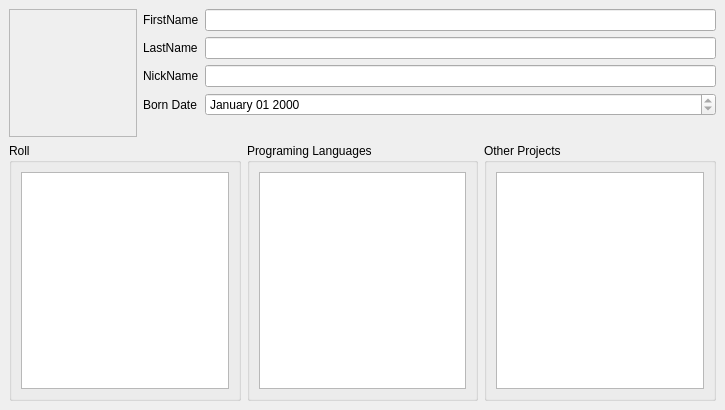
<?xml version="1.0" encoding="UTF-8"?>
<ui version="4.0">
 <class>AuthorWidget</class>
 <widget class="QWidget" name="AuthorWidget">
  <property name="geometry">
   <rect>
    <x>0</x>
    <y>0</y>
    <width>725</width>
    <height>410</height>
   </rect>
  </property>
  <property name="windowTitle">
   <string>AuthorWidget</string>
  </property>
  <layout class="QVBoxLayout" name="verticalLayout">
   <property name="spacing">
    <number>1</number>
   </property>
   <property name="margin">
    <number>0</number>
   </property>
   <item>
    <widget class="QStackedWidget" name="stackedWidget">
     <property name="currentIndex">
      <number>0</number>
     </property>
     <widget class="QWidget" name="basic_page">
      <layout class="QVBoxLayout" name="verticalLayout_2">
       <item>
        <layout class="QHBoxLayout" name="horizontalLayout">
         <item>
          <widget class="QFrame" name="avatar_frame">
           <property name="minimumSize">
            <size>
             <width>128</width>
             <height>128</height>
            </size>
           </property>
           <property name="maximumSize">
            <size>
             <width>128</width>
             <height>128</height>
            </size>
           </property>
           <property name="frameShape">
            <enum>QFrame::StyledPanel</enum>
           </property>
           <property name="frameShadow">
            <enum>QFrame::Raised</enum>
           </property>
           <layout class="QVBoxLayout" name="verticalLayout_6"/>
          </widget>
         </item>
         <item>
          <layout class="QFormLayout" name="formLayout">
           <property name="fieldGrowthPolicy">
            <enum>QFormLayout::AllNonFixedFieldsGrow</enum>
           </property>
           <item row="0" column="0">
            <widget class="QLabel" name="first_name_label">
             <property name="text">
              <string>FirstName</string>
             </property>
            </widget>
           </item>
           <item row="0" column="1">
            <widget class="QLineEdit" name="first_name_line">
             <property name="readOnly">
              <bool>true</bool>
             </property>
            </widget>
           </item>
           <item row="1" column="0">
            <widget class="QLabel" name="last_name_label">
             <property name="text">
              <string>LastName</string>
             </property>
            </widget>
           </item>
           <item row="1" column="1">
            <widget class="QLineEdit" name="last_name_line">
             <property name="readOnly">
              <bool>true</bool>
             </property>
            </widget>
           </item>
           <item row="2" column="0">
            <widget class="QLabel" name="nick_name_label">
             <property name="text">
              <string>NickName</string>
             </property>
            </widget>
           </item>
           <item row="2" column="1">
            <widget class="QLineEdit" name="nick_name_line">
             <property name="readOnly">
              <bool>true</bool>
             </property>
            </widget>
           </item>
           <item row="3" column="0">
            <widget class="QLabel" name="born_date_label">
             <property name="text">
              <string>Born Date</string>
             </property>
            </widget>
           </item>
           <item row="3" column="1">
            <widget class="QDateEdit" name="born_date_edit">
             <property name="readOnly">
              <bool>true</bool>
             </property>
             <property name="displayFormat">
              <string>MMMM dd yyyy</string>
             </property>
             <property name="calendarPopup">
              <bool>false</bool>
             </property>
            </widget>
           </item>
          </layout>
         </item>
        </layout>
       </item>
       <item>
        <layout class="QHBoxLayout" name="horizontalLayout_2">
         <item>
          <widget class="QGroupBox" name="groupBox">
           <property name="title">
            <string>Roll</string>
           </property>
           <layout class="QHBoxLayout" name="horizontalLayout_3">
            <item>
             <widget class="QListWidget" name="rolls_list"/>
            </item>
           </layout>
          </widget>
         </item>
         <item>
          <widget class="QGroupBox" name="groupBox_2">
           <property name="title">
            <string>Programing Languages</string>
           </property>
           <layout class="QHBoxLayout" name="horizontalLayout_4">
            <item>
             <widget class="QListWidget" name="programing_languages_list"/>
            </item>
           </layout>
          </widget>
         </item>
         <item>
          <widget class="QGroupBox" name="groupBox_3">
           <property name="title">
            <string>Other Projects</string>
           </property>
           <layout class="QHBoxLayout" name="horizontalLayout_5">
            <item>
             <widget class="QListWidget" name="projects_list"/>
            </item>
           </layout>
          </widget>
         </item>
        </layout>
       </item>
      </layout>
     </widget>
     <widget class="QWidget" name="contact_page">
      <layout class="QVBoxLayout" name="verticalLayout_3">
       <item>
        <widget class="QGroupBox" name="contact_box">
         <property name="title">
          <string>Contact</string>
         </property>
         <layout class="QFormLayout" name="formLayout_2">
          <property name="fieldGrowthPolicy">
           <enum>QFormLayout::AllNonFixedFieldsGrow</enum>
          </property>
          <item row="0" column="0">
           <widget class="QLabel" name="home_page_label">
            <property name="text">
             <string>Home Page</string>
            </property>
           </widget>
          </item>
          <item row="0" column="1">
           <widget class="QLineEdit" name="home_page_line">
            <property name="readOnly">
             <bool>true</bool>
            </property>
           </widget>
          </item>
          <item row="1" column="0">
           <widget class="QLabel" name="email_label">
            <property name="text">
             <string>EMail Address</string>
            </property>
           </widget>
          </item>
          <item row="2" column="0">
           <widget class="QLabel" name="irc_label">
            <property name="text">
             <string>IRC</string>
            </property>
           </widget>
          </item>
          <item row="1" column="1">
           <widget class="QLineEdit" name="email_line">
            <property name="readOnly">
             <bool>true</bool>
            </property>
           </widget>
          </item>
          <item row="2" column="1">
           <widget class="QLineEdit" name="irc_line">
            <property name="readOnly">
             <bool>true</bool>
            </property>
           </widget>
          </item>
         </layout>
        </widget>
       </item>
       <item>
        <widget class="QGroupBox" name="im_box">
         <property name="title">
          <string>Instant Messaging</string>
         </property>
         <layout class="QFormLayout" name="formLayout_3">
          <item row="0" column="0">
           <widget class="QLabel" name="gtalk_label">
            <property name="text">
             <string>Google Talk</string>
            </property>
           </widget>
          </item>
          <item row="1" column="0">
           <widget class="QLabel" name="jabber_label">
            <property name="text">
             <string>Jabber</string>
            </property>
           </widget>
          </item>
          <item row="2" column="0">
           <widget class="QLabel" name="skype_label">
            <property name="text">
             <string>Skype</string>
            </property>
           </widget>
          </item>
          <item row="3" column="0">
           <widget class="QLabel" name="msn_label">
            <property name="text">
             <string>MSN</string>
            </property>
           </widget>
          </item>
          <item row="5" column="0">
           <widget class="QLabel" name="yahoo_label">
            <property name="text">
             <string>Yahoo</string>
            </property>
           </widget>
          </item>
          <item row="4" column="0">
           <widget class="QLabel" name="aim_label">
            <property name="text">
             <string>AIM</string>
            </property>
           </widget>
          </item>
          <item row="0" column="1">
           <widget class="QLineEdit" name="gtalk_line">
            <property name="readOnly">
             <bool>true</bool>
            </property>
           </widget>
          </item>
          <item row="1" column="1">
           <widget class="QLineEdit" name="jabber_line">
            <property name="readOnly">
             <bool>true</bool>
            </property>
           </widget>
          </item>
          <item row="2" column="1">
           <widget class="QLineEdit" name="skype_line">
            <property name="readOnly">
             <bool>true</bool>
            </property>
           </widget>
          </item>
          <item row="3" column="1">
           <widget class="QLineEdit" name="msn_line">
            <property name="readOnly">
             <bool>true</bool>
            </property>
           </widget>
          </item>
          <item row="4" column="1">
           <widget class="QLineEdit" name="aim_line">
            <property name="readOnly">
             <bool>true</bool>
            </property>
           </widget>
          </item>
          <item row="5" column="1">
           <widget class="QLineEdit" name="yahoo_line">
            <property name="readOnly">
             <bool>true</bool>
            </property>
           </widget>
          </item>
         </layout>
        </widget>
       </item>
       <item>
        <spacer name="verticalSpacer">
         <property name="orientation">
          <enum>Qt::Vertical</enum>
         </property>
         <property name="sizeHint" stdset="0">
          <size>
           <width>20</width>
           <height>40</height>
          </size>
         </property>
        </spacer>
       </item>
      </layout>
     </widget>
     <widget class="QWidget" name="about_page">
      <layout class="QVBoxLayout" name="verticalLayout_4">
       <item>
        <widget class="QGroupBox" name="about_box">
         <property name="title">
          <string>About Author</string>
         </property>
         <layout class="QVBoxLayout" name="verticalLayout_5">
          <item>
           <widget class="QTextBrowser" name="about_text"/>
          </item>
         </layout>
        </widget>
       </item>
      </layout>
     </widget>
    </widget>
   </item>
  </layout>
 </widget>
 <resources/>
 <connections/>
</ui>
